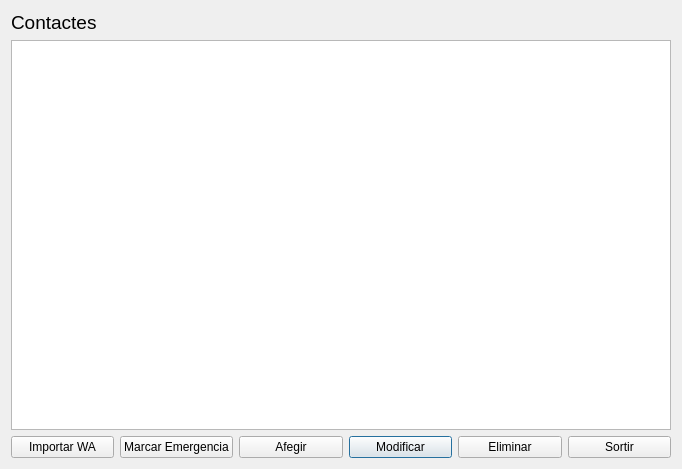
<?xml version="1.0" encoding="UTF-8"?>
<ui version="4.0">
 <class>Contactes</class>
 <widget class="QDialog" name="Contactes">
  <property name="geometry">
   <rect>
    <x>0</x>
    <y>0</y>
    <width>682</width>
    <height>469</height>
   </rect>
  </property>
  <property name="windowTitle">
   <string>Dialog</string>
  </property>
  <layout class="QGridLayout" name="gridLayout">
   <item row="4" column="3">
    <widget class="QPushButton" name="btoModificar">
     <property name="text">
      <string>Modificar</string>
     </property>
    </widget>
   </item>
   <item row="4" column="0">
    <widget class="QPushButton" name="btoImportarWA">
     <property name="text">
      <string>Importar WA</string>
     </property>
    </widget>
   </item>
   <item row="4" column="2">
    <widget class="QPushButton" name="btoAfegir">
     <property name="text">
      <string>Afegir</string>
     </property>
    </widget>
   </item>
   <item row="4" column="5">
    <widget class="QPushButton" name="btoSortir">
     <property name="text">
      <string>Sortir</string>
     </property>
    </widget>
   </item>
   <item row="0" column="0">
    <widget class="QLabel" name="label">
     <property name="font">
      <font>
       <pointsize>14</pointsize>
       <bold>false</bold>
      </font>
     </property>
     <property name="text">
      <string>Contactes</string>
     </property>
    </widget>
   </item>
   <item row="1" column="0" colspan="6">
    <widget class="QListWidget" name="listWidget"/>
   </item>
   <item row="4" column="4">
    <widget class="QPushButton" name="btoEliminar">
     <property name="text">
      <string>Eliminar</string>
     </property>
    </widget>
   </item>
   <item row="4" column="1">
    <widget class="QPushButton" name="btoMarcarEmergencia">
     <property name="text">
      <string>Marcar Emergencia</string>
     </property>
    </widget>
   </item>
  </layout>
 </widget>
 <tabstops>
  <tabstop>btoImportarWA</tabstop>
  <tabstop>btoAfegir</tabstop>
  <tabstop>btoModificar</tabstop>
  <tabstop>btoEliminar</tabstop>
  <tabstop>btoSortir</tabstop>
  <tabstop>listWidget</tabstop>
 </tabstops>
 <resources/>
 <connections/>
</ui>
